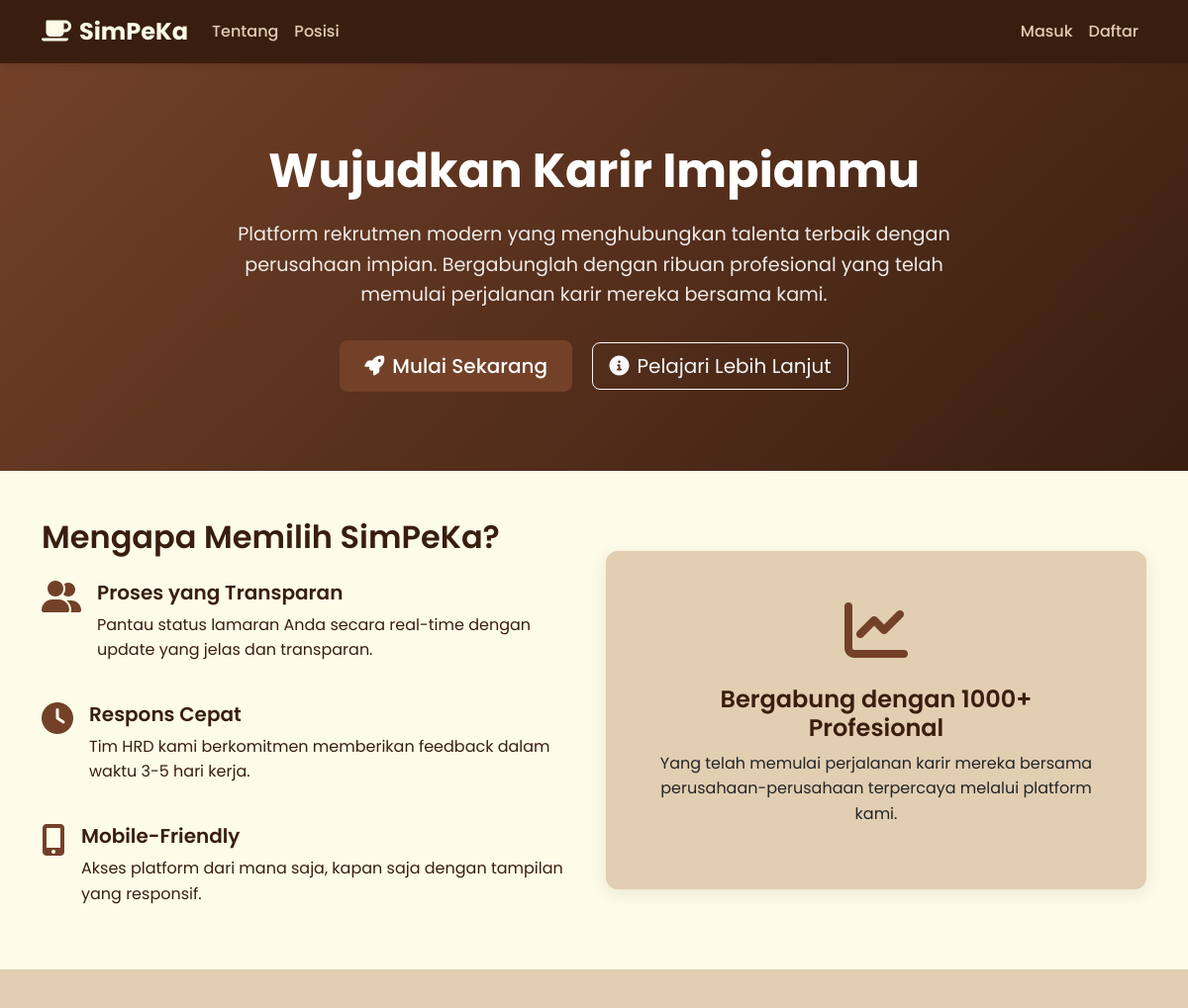
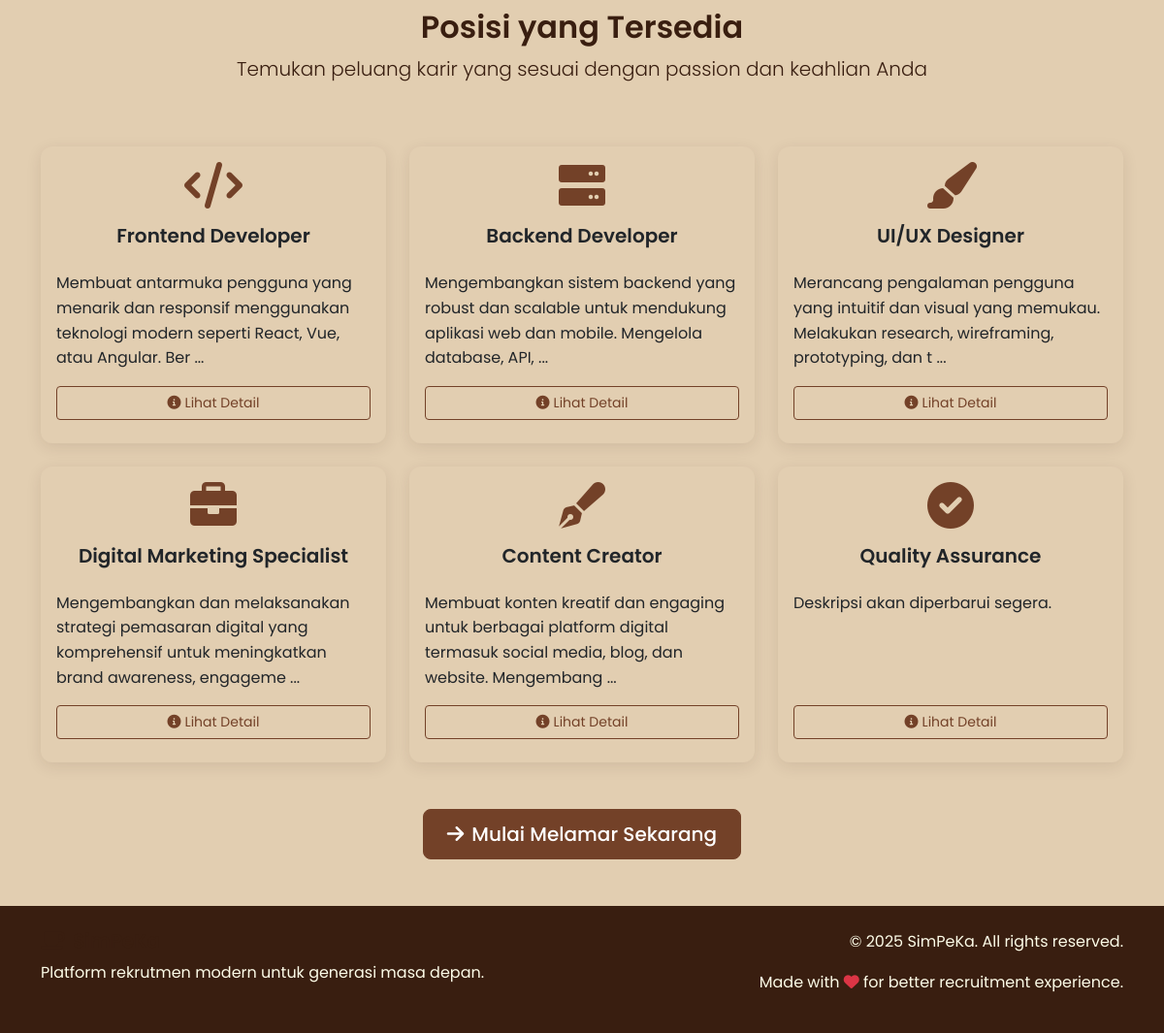
The page / on the database its author committed (2 pictures, top to bottom).
### tables this page shows
CREATE TABLE `positions` (
  `id` int(11) NOT NULL,
  `title` varchar(100) NOT NULL,
  `description` text NOT NULL DEFAULT '',
  `requirements` text NOT NULL DEFAULT '',
  `is_active` tinyint(1) DEFAULT 1,
  `created_at` timestamp NOT NULL DEFAULT current_timestamp()
);

### public/index.php (the view, shortened to what this page needs)
<?php
require_once '../init.php';
try {
    $stmt = $pdo->prepare("SELECT id, title, description, requirements, is_active, created_at
                          FROM positions WHERE is_active = 1 ORDER BY created_at DESC");
    $stmt->execute();
    $positions = $stmt->fetchAll();
} catch(PDOException $e) {
    $positions = [];
    $error_message = "Error mengambil data posisi: " . $e->getMessage();
}
?>
<!DOCTYPE html>
<html lang="id">
<head>
    <link href="https://cdn.jsdelivr.net/npm/bootstrap@5.3.0/dist/css/bootstrap.min.css" rel="stylesheet">
    <link href="style.css" rel="stylesheet">
    <link href="https://cdnjs.cloudflare.com/ajax/libs/font-awesome/6.0.0/css/all.min.css" rel="stylesheet">
</head>
<body>
    <nav class="navbar navbar-expand-lg navbar-dark">
        <div class="container">
            <a class="navbar-brand" href="index.php">
                <i class="fas fa-coffee me-2"></i>SimPeKa
            </a>
            <div class="collapse navbar-collapse" id="navbarNav">
                <ul class="navbar-nav me-auto">
                    <li class="nav-item">
                        <a class="nav-link" href="#about">Tentang</a>
                    </li>
                    <li class="nav-item">
                        <a class="nav-link" href="#positions">Posisi</a>
                    </li>
                </ul>
                <ul class="navbar-nav ms-auto">
                    <?php if (isset($_SESSION['user_id'])): ?>
                        <?php if (isAdmin()): ?>
                            <li class="nav-item">
                                <a class="nav-link" href="../admin/dashboard.php">
                                    <i class="fas fa-tachometer-alt me-1"></i>Dashboard Admin
                                </a>
                            </li>
                        <?php else: ?>
                            <li class="nav-item">
                                <a class="nav-link" href="../pelamar/dashboard.php">
                                    <i class="fas fa-tachometer-alt me-1"></i>Dashboard
                                </a>
                            </li>
                            <li class="nav-item">
                                <a class="nav-link" href="../pelamar/apply.php">
                                    <i class="fas fa-paper-plane me-1"></i>Lamar Kerja
                                </a>
                            </li>
                        <?php endif; ?>
                        <li class="nav-item dropdown">
                            <a class="nav-link dropdown-toggle" href="#" id="navbarDropdown" role="button" data-bs-toggle="dropdown">
                                <i class="fas fa-user me-1"></i><?php echo htmlspecialchars($_SESSION['user_name']); ?>
                            </a>
                            <ul class="dropdown-menu">
                                <li><a class="dropdown-item" href="../auth/logout.php">
                                    <i class="fas fa-sign-out-alt me-2"></i>Logout
                                </a></li>
                            </ul>
                        </li>
                    <?php else: ?>
                        <li class="nav-item">
                            <a class="nav-link" href="../auth/login.php">Masuk</a>
                        </li>
                        <li class="nav-item">
                            <a class="nav-link" href="../auth/register.php">Daftar</a>
                        </li>
                    <?php endif; ?>
                </ul>
            </div>
        </div>
    </nav>
    <section class="hero">
        <div class="container">
            <div class="row justify-content-center">
                <div class="col-lg-8">
                    <h1 class="fade-in">Wujudkan Karir Impianmu</h1>
                    <p class="fade-in">Platform rekrutmen modern yang menghubungkan talenta terbaik dengan perusahaan impian. Bergabunglah dengan ribuan profesional yang telah memulai perjalanan karir mereka bersama kami.</p>
                    <div class="fade-in">
                        <?php if (isset($_SESSION['user_id'])): ?>
                            <?php if (isAdmin()): ?>
                                <a href="../admin/dashboard.php" class="btn btn-primary btn-lg me-3">
                                    <i class="fas fa-tachometer-alt me-2"></i>Dashboard Admin
                                </a>
                                <a href="../admin/pelamar.php" class="btn btn-outline-light btn-lg">
                                    <i class="fas fa-users me-2"></i>Kelola Pelamar
                                </a>
                            <?php else: ?>
                                <a href="../pelamar/apply.php" class="btn btn-primary btn-lg me-3">
                                    <i class="fas fa-paper-plane me-2"></i>Lamar Sekarang
                                </a>
                                <a href="../pelamar/dashboard.php" class="btn btn-outline-light btn-lg">
                                    <i class="fas fa-tachometer-alt me-2"></i>Dashboard Saya
                                </a>
                            <?php endif; ?>
                        <?php else: ?>
                            <a href="../auth/register.php" class="btn btn-primary btn-lg me-3">
                                <i class="fas fa-rocket me-2"></i>Mulai Sekarang
                            </a>
                            <a href="#about" class="btn btn-outline-light btn-lg">
                                <i class="fas fa-info-circle me-2"></i>Pelajari Lebih Lanjut
                            </a>
                        <?php endif; ?>
                    </div>
                </div>
            </div>
        </div>
    </section>
    <section id="about" class="py-5">
        <div class="container">
            <div class="row align-items-center">
                <div class="col-lg-6">
                    <h2 class="mb-4">Mengapa Memilih SimPeKa?</h2>
                    <div class="row g-4">
                        <div class="col-12">
                            <div class="d-flex">
                                <div class="flex-shrink-0">
                                    <i class="fas fa-user-friends fa-2x text-primary"></i>
                                </div>
                                <div class="flex-grow-1 ms-3">
                                    <h5>Proses yang Transparan</h5>
                                    <p>Pantau status lamaran Anda secara real-time dengan update yang jelas dan transparan.</p>
                                </div>
                            </div>
                        </div>
                        <div class="col-12">
                            <div class="d-flex">
                                <div class="flex-shrink-0">
                                    <i class="fas fa-clock fa-2x text-primary"></i>
                                </div>
                                <div class="flex-grow-1 ms-3">
                                    <h5>Respons Cepat</h5>
                                    <p>Tim HRD kami berkomitmen memberikan feedback dalam waktu 3-5 hari kerja.</p>
                                </div>
                            </div>
                        </div>
                        <div class="col-12">
                            <div class="d-flex">
                                <div class="flex-shrink-0">
                                    <i class="fas fa-mobile-alt fa-2x text-primary"></i>
                                </div>
                                <div class="flex-grow-1 ms-3">
                                    <h5>Mobile-Friendly</h5>
                                    <p>Akses platform dari mana saja, kapan saja dengan tampilan yang responsif.</p>
                                </div>
                            </div>
                        </div>
                    </div>
                </div>
                <div class="col-lg-6">
                    <div class="card">
                        <div class="card-body text-center p-5">
                            <i class="fas fa-chart-line fa-4x text-primary mb-4"></i>
                            <h4>Bergabung dengan 1000+ Profesional</h4>
                            <p>Yang telah memulai perjalanan karir mereka bersama perusahaan-perusahaan terpercaya melalui platform kami.</p>
                        </div>
                    </div>
                </div>
            </div>
        </div>
    </section>
    <section id="positions" class="py-5" style="background-color: var(--dun);">
        <div class="container">
            <div class="row">
                <div class="col-12 text-center mb-5">
                    <h2>Posisi yang Tersedia</h2>
                    <p class="lead">Temukan peluang karir yang sesuai dengan passion dan keahlian Anda</p>
                </div>
            </div>
            <div class="row g-4">
                <?php if (!empty($error_message)): ?>
                    <div class="col-12">
                        <div class="alert alert-warning" style="background-color: var(--lion); border-color: var(--kobicha); color: var(--bistre);">
                            <i class="fas fa-exclamation-triangle me-2"></i><?php echo $error_message; ?>
                        </div>
                    </div>
                <?php else: ?>
                    <?php
                    $icons = [
                        'Frontend Developer' => 'fas fa-code',
                        'Backend Developer' => 'fas fa-server',
                        'UI/UX Designer' => 'fas fa-paint-brush',
                        'Digital Marketing' => 'fas fa-bullhorn',
                        'Content Creator' => 'fas fa-pen-fancy',
                        'Data Analyst' => 'fas fa-chart-bar',
                        'Project Manager' => 'fas fa-tasks',
                        'Quality Assurance' => 'fas fa-check-circle'
                    ];
                    ?>
                    <?php foreach ($positions as $position): ?>
                    <div class="col-md-6 col-lg-4">
                        <div class="card h-100 position-card" data-position-id="<?php echo $position['id']; ?>">
                            <div class="card-body d-flex flex-column">
                                <div class="text-center mb-3">
                                    <i class="<?php echo $icons[$position['title']] ?? 'fas fa-briefcase'; ?> fa-3x text-primary mb-3"></i>
                                    <h5 class="card-title"><?php echo htmlspecialchars($position['title']); ?></h5>
                                </div>
                                <p class="card-text flex-grow-1">
                                    <?php echo htmlspecialchars(substr($position['description'], 0, 120)); ?>
                                    <?php if (strlen($position['description']) > 120): ?>...<?php endif; ?>
                                </p>
                                <div class="mt-auto">
                                    <button type="button" class="btn btn-outline-secondary btn-sm w-100 mb-2"
                                            onclick="showPositionDetails(<?php echo $position['id']; ?>)"
                                            style="border-color: var(--kobicha); color: var(--kobicha);">
                                        <i class="fas fa-info-circle me-1"></i>Lihat Detail
                                    </button>
                                </div>
                            </div>
                        </div>
                    </div>
                    <?php endforeach; ?>
                <?php endif; ?>
            </div>
            <div class="text-center mt-5">
                <?php if (isset($_SESSION['user_id']) && !isAdmin()): ?>
                    <a href="../pelamar/apply.php" class="btn btn-primary btn-lg">
                        <i class="fas fa-paper-plane me-2"></i>Lamar Sekarang
                    </a>
                <?php else: ?>
                    <a href="../auth/register.php" class="btn btn-primary btn-lg">
                        <i class="fas fa-arrow-right me-2"></i>Mulai Melamar Sekarang
                    </a>
                <?php endif; ?>
            </div>
        </div>
    </section>
    <footer class="py-4" style="background-color: var(--bistre); color: var(--ivory);">
        <div class="container">
            <div class="row">
                <div class="col-md-6">
                    <h5><i class="fas fa-coffee me-2"></i>SimPeKa</h5>
                    <p>Platform rekrutmen modern untuk generasi masa depan.</p>
                </div>
                <div class="col-md-6 text-md-end">
                    <p>&copy; 2025 SimPeKa. All rights reserved.</p>
                    <p>Made with <i class="fas fa-heart text-danger"></i> for better recruitment experience.</p>
                </div>
            </div>
        </div>
    </footer>
</body>
</html>

### public/style.css (style rules this page uses)
:root { --ivory: #fdfce8; --dun: #e2ceb1; --lion: #c7a07a; --kobicha: #734128; --bistre: #391e10; }
* { margin: 0; padding: 0; box-sizing: border-box; }
body { font-family: "Poppins", sans-serif; background-color: var(--ivory); color: var(--bistre); line-height: 1.6; }
h1, h2, h3, h4, h5, h6 { color: var(--bistre); font-weight: 600; }
.text-primary { color: var(--kobicha) !important; }
.card { background-color: var(--dun); border: none; border-radius: 12px; box-shadow: 0 4px 16px rgba(57, 30, 16, 0.1); transition: all 0.3s ease; }
.btn-primary { background-color: var(--kobicha); border-color: var(--kobicha); border-radius: 8px; font-weight: 500; padding: 10px 24px; transition: all 0.3s ease; }
.btn-outline-secondary { border-color: var(--kobicha); color: var(--kobicha); background-color: transparent; }
.btn-sm { padding: 6px 16px; font-size: 0.875rem; }
.navbar { background-color: var(--bistre) !important; box-shadow: 0 2px 8px rgba(57, 30, 16, 0.2); }
.navbar-brand { color: var(--ivory) !important; font-weight: 700; font-size: 1.5rem; }
.nav-link { color: var(--dun) !important; font-weight: 500; transition: color 0.3s ease; }
.hero { background: linear-gradient(135deg, var(--kobicha) 0%, var(--bistre) 100%); color: white; padding: 80px 0; text-align: center; }
.hero h1 { color: white; font-size: 3rem; font-weight: 700; margin-bottom: 20px; }
.hero p { font-size: 1.2rem; opacity: 0.9; margin-bottom: 30px; }
.fade-in { animation: fadeIn 0.5s ease-in; }

### rows shown on the page
positions: title "Frontend Developer", description "Membuat antarmuka pengguna yang menarik dan responsif menggunakan teknologi modern seperti React, Vue, atau Angular. Ber"
positions: title "Backend Developer", description "Mengembangkan sistem backend yang robust dan scalable untuk mendukung aplikasi web dan mobile. Mengelola database, API,"
positions: title "UI/UX Designer", description "Merancang pengalaman pengguna yang intuitif dan visual yang memukau. Melakukan research, wireframing, prototyping, dan t"
positions: title "Digital Marketing Specialist", description "Mengembangkan dan melaksanakan strategi pemasaran digital yang komprehensif untuk meningkatkan brand awareness, engageme"
positions: title "Content Creator", description "Membuat konten kreatif dan engaging untuk berbagai platform digital termasuk social media, blog, dan website. Mengembang"
positions: title "Quality Assurance", description "Deskripsi akan diperbarui segera."
